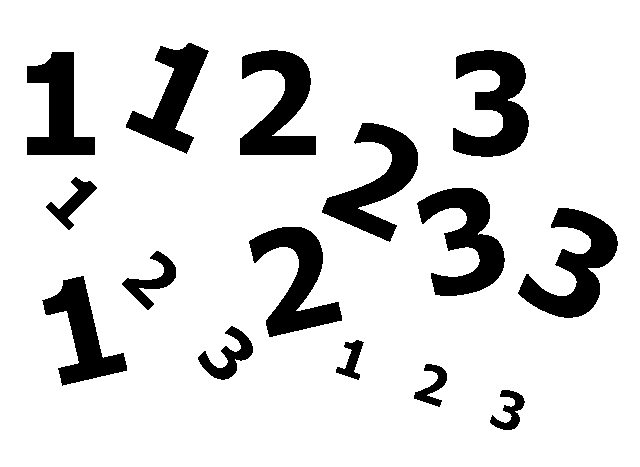
%> input picture SEGMENTACIÓN Y CLASIFICACIÓN/123.bmp, 640 x 467 px
$ octave EjemploMomentosHu.m   (GNU Octave 9; MATLAB toolbox functions it lacks are replaced by stand-ins)
%> lines starting %> are read from the running program, lines starting %| are printed output that depends on the picture; in (x1, y1, x2, y2) boxes, pixels count from 0 and x2, y2 are one past the last pixel; in counts of white or black regions, pixels touching at a corner belong together; the program's own positions count from 1
### SEGMENTACIÓN Y CLASIFICACIÓN/HuMom.m
function HM = HuMom(R)
% Invariantsmomente nach Hu, SHA0024
% Hu, M-K.: "Visual Pattern Recognition by Moment Invariants",
% IRE Trans. Info. Theory  IT-8:179-187: 1962.
% D.Mery, TU-Berlin, 11.07.00
% D.Mery, DCC-UC, April 2008

[Ireg,Jreg] = find(R==1); % Pixel of the region
A   = length(Ireg);
I0  = ones(A,1);
J0  = ones(A,1);
i_m = mean(Ireg);
j_m = mean(Jreg);
I1 = Ireg - i_m*ones(A,1);
J1 = Jreg - j_m*ones(A,1);
I2 = I1.*I1;
J2 = J1.*J1;
I3 = I2.*I1;
J3 = J2.*J1;
% Zentralmomente
u00 = A; %u00 = m00 = (I0'*J0);
u002 = u00*u00;
u0025 = u00^2.5;
u0015 = u00^1.5;
n02 = (I0'*J2)/u002;
n20 = (I2'*J0)/u002;
n11 = (I1'*J1)/u002;
n12 = (I1'*J2)/u0025;
n21 = (I2'*J1)/u0025;
n03 = (I0'*J3)/u0025;
n30 = (I3'*J0)/u0025;

f1 = n20+n02;
f2 = (n20-n02)^2 + 4*n11^2;
f3 = (n30-3*n12)^2+(3*n21-n03)^2;
f4 = (n30+n12)^2+(n21+n03)^2;
f5 = (n30-3*n12)*(n30+n12)*((n30+n12)^2 - 3*(n21+n03)^2) + (3*n21-n03)*(n21+n03)*(3*(n30+n12)^2 - (n21+n03)^2);
f6 = (n20-n02)*((n30+n12)^2 - (n21+n03)^2) + 4*n11*(n30+n12)*(n21+n03);
f7 = (3*n21-n03)*(n30+n12)*((n30+n12)^2 - 3*(n21+n03)^2) - (n30-3*n12)*(n21+n03)*(3*(n30+n12)^2 - (n21+n03)^2);

HM = [f1 f2 f3 f4 f5 f6 f7];

### SEGMENTACIÓN Y CLASIFICACIÓN/MOMENTOS DE HU/EjemploMomentosHu.m
% Ejemplo de Momentos de Hu
%
I = imread('123.bmp');
%> I: size 467x640 logical; 85.8% white; 15 black regions, largest, box (x1, y1, x2, y2) and area: (453, 50, 529, 157) 4592, (518, 208, 618, 318) 4591, (417, 188, 505, 296) 4552
J = imdilate(not(I),ones(3,3));
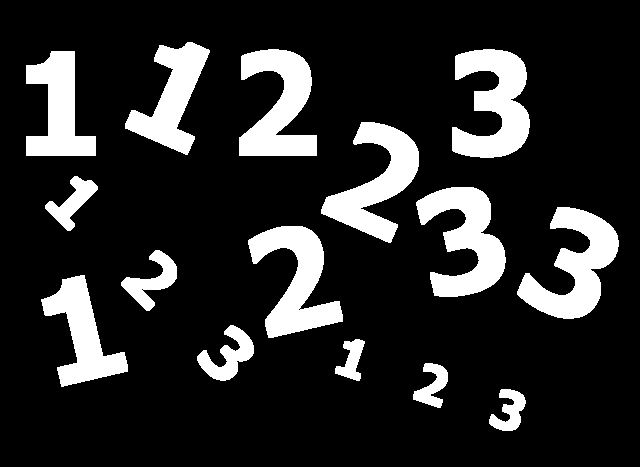
%> J: size 467x640 logical; 16.3% white; 15 white regions, largest, box (x1, y1, x2, y2) and area: (517, 207, 619, 319) 5218, (452, 49, 530, 158) 5178, (416, 187, 506, 297) 5164
figure(1)
clf
imshow(J,[]);
[L,n] = bwlabel(J,4);
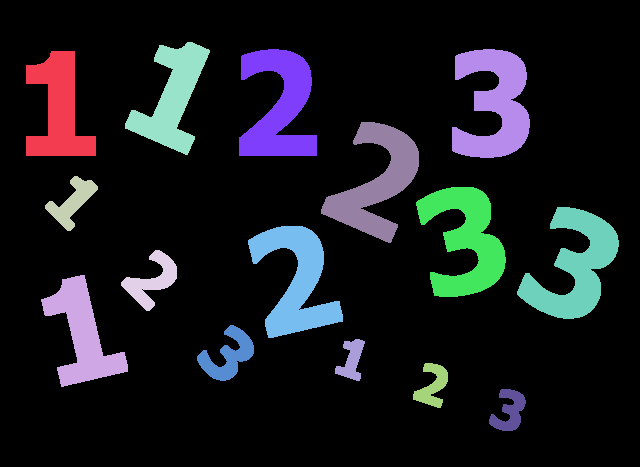
%> L: size 467x640 double; 16 distinct labels, from 0 to 15; one colour per label, 0 black
%> n = 15
Z = zeros(n,8);
for i=1:n
    R = L==i;
    figure(2)
    imshow(R);
%> (the run ends here)
